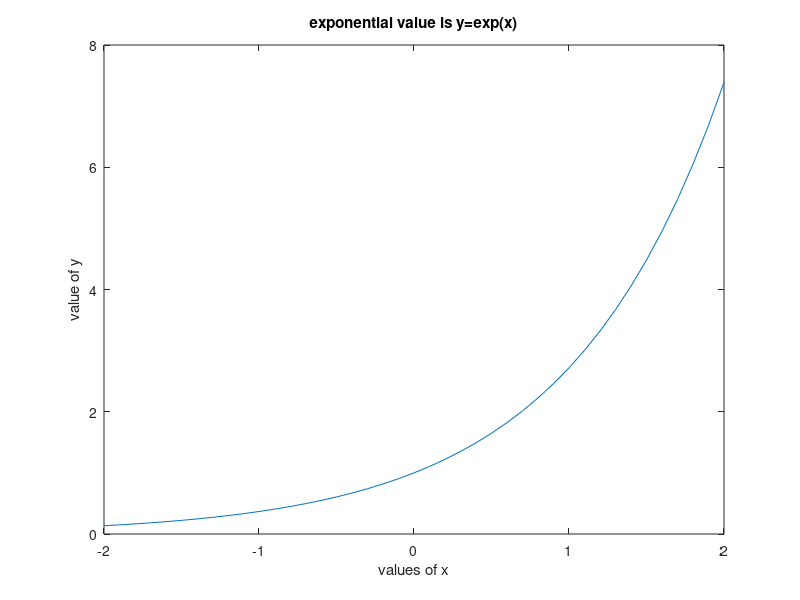

The MATLAB source for this figure:
clc;
clear all; 
close all;

% Name of developer: Shwetha A.
% Name of the company: Think Soft Research;
% Project Name: exponential;
%  Date: Feb 8, 2019
% Time: 1:30PM



X=-2:0.1:2;
% x=input('enter the inputs');
Y=exp(X);
disp('exponent value of  y=');
disp(Y);
% subplot(2,1,1);
plot(X,Y);
xlabel('values of x');
ylabel('value of y');
title('exponential value is y=exp(x)');

